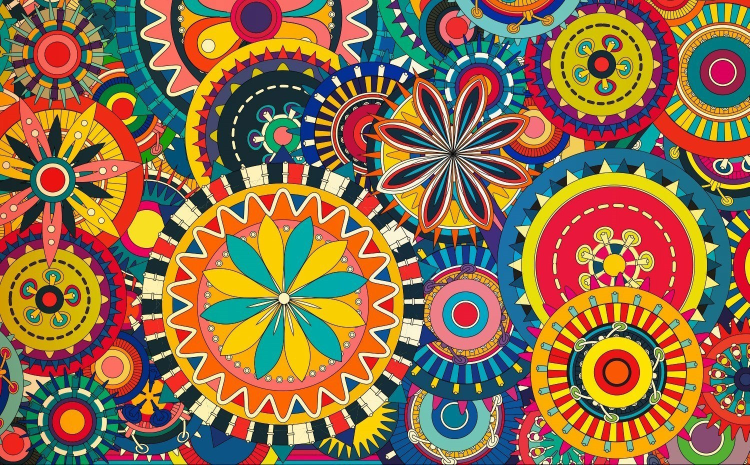
#> input picture colorpic2.jpg, 1499 x 929 px (shown at 1/2 size)
$ python color_detection.py
#> lines starting #> are read from the running program, lines starting #| are printed output that depends on the picture
import cv2
import numpy as np
import pandas as pd

img_path = 'colorpic2.jpg'

#Reading the image with opencv
img = cv2.imread(img_path)
#> img is the input picture: shape (929, 1499, 3); mean B, G, R 77.4, 111.2, 143

#Reducing size of image
scale_percent = 75
width = int(img.shape[1] * scale_percent/100)
#> width = 1124
height = int(img.shape[0] * scale_percent/100)
#> height = 696
dim = (width, height)
#> dim = (1124, 696)

resized_img = cv2.resize(img, dim, interpolation=cv2.INTER_AREA)
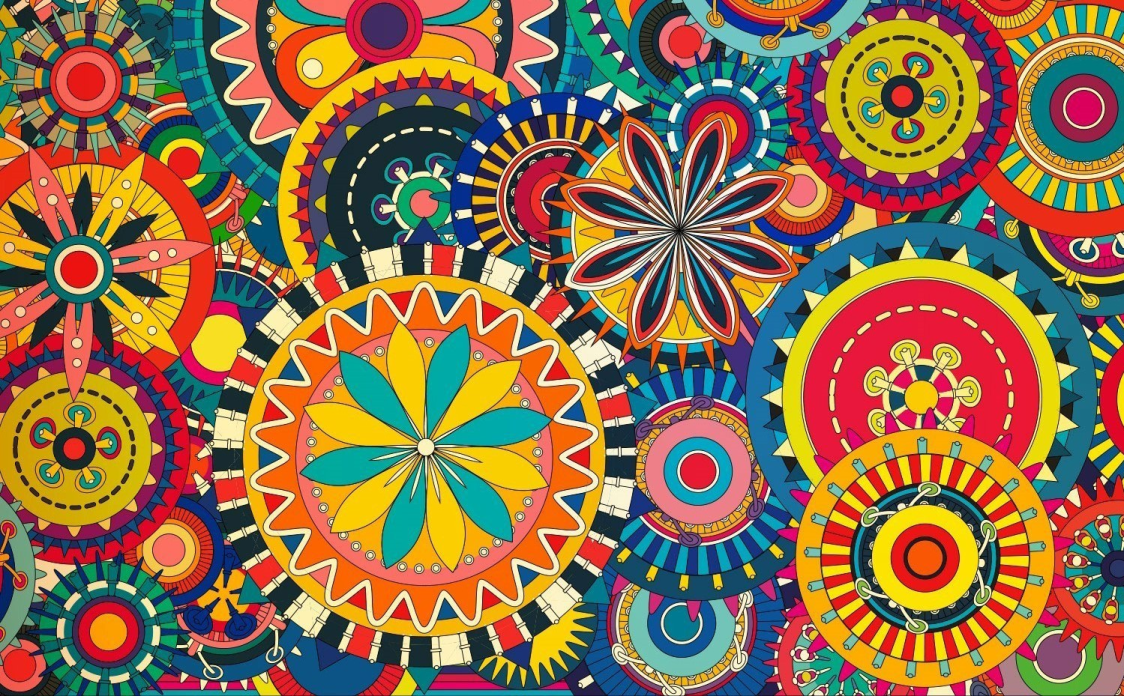
#> resized_img: shape (696, 1124, 3); mean B, G, R 77.4, 111.2, 143

#declaring global variables (are used later on)
clicked = False
r = g = b = xpos = ypos = 0

#Reading csv file with pandas and giving names to each column
index=["color","color_name","hex","R","G","B"]
csv = pd.read_csv('colors.csv', names=index, header=None)
#> (reads colors.csv from the repository)

#function to calculate minimum distance from all colors and get the most matching color
def getColorName(R,G,B):
    minimum = 10000
    for i in range(len(csv)):
        d = abs(R- int(csv.loc[i,"R"])) + abs(G- int(csv.loc[i,"G"]))+ abs(B- int(csv.loc[i,"B"]))
        if(d<=minimum):
            minimum = d
            cname = csv.loc[i,"color_name"]
    return cname

#function to get x,y coordinates of mouse double click
def draw_function(event, x,y,flags,param):
    if event == cv2.EVENT_LBUTTONDOWN:
        global b,g,r,xpos,ypos, clicked
        clicked = True
        xpos = x
        ypos = y
        b,g,r = resized_img[y,x]
        b = int(b)
        g = int(g)
        r = int(r)

cv2.namedWindow('image')
cv2.setMouseCallback('image',draw_function)

while(1):

    cv2.imshow("image",resized_img)
    if (clicked):

        #cv2.rectangle(image, startpoint, endpoint, color, thickness)-1 fills entire rectangle
        cv2.rectangle(resized_img,(20,20), (750,60), (b,g,r), -1)

        #Creating text string to display( Color name and RGB values )
        text = getColorName(r,g,b) + ' R='+ str(r) +  ' G='+ str(g) +  ' B='+ str(b)

        #cv2.putText(img,text,start,font(0-7),fontScale,color,thickness,lineType )
        cv2.putText(resized_img, text,(50,50),2,0.8,(255,255,255),2,cv2.LINE_AA)

        #For very light colours we will display text in black colour
        if(r+g+b>=600):
            cv2.putText(resized_img, text,(50,50),2,0.8,(0,0,0),2,cv2.LINE_AA)

        clicked=False

    #Break the loop when user hits 'esc' key
    if cv2.waitKey(20) & 0xFF ==27:
#> (key Esc is pressed here)
        break

cv2.destroyAllWindows()
